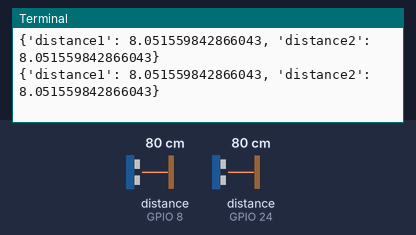
Recording of a program running on a simulated Raspberry Pi (BCM pin numbers). On the bench: the last lines printed to the terminal. The inputs (shaded band) are chosen by the test bench; at power-on: distance to the obstacle (sensors on GPIO 8, GPIO 24) 80 cm. The echo pulse lasts 58.3 µs per cm; the clock reads 2024-03-15 10:24:30 at power-on unless the program sets it.

Above: at 1.2 s.
1.3 s: distance to the obstacle (sensor on GPIO 8) set to 2 cm
At 2.6 s:
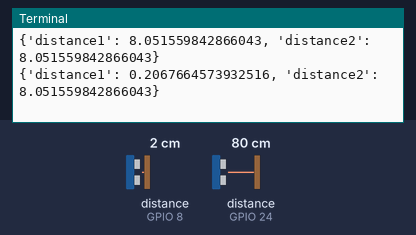
2.8 s: distance to the obstacle (sensor on GPIO 24) set to 2 cm
At 3.7 s:
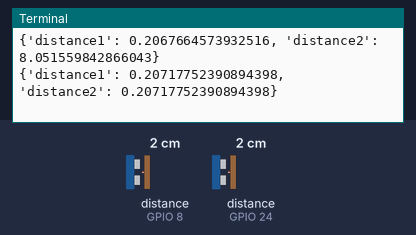
4.3 s: distance to the obstacle (sensor on GPIO 8) set to 4 cm
At 5.4 s:
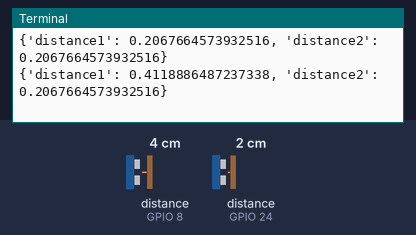
5.8 s: distance to the obstacle (sensor on GPIO 24) set to 4 cm
At 6.8 s:
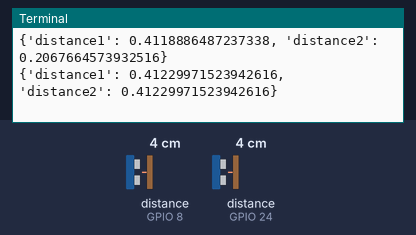
Timing chart, 0 to 8.3 s (numbered marks = the images above; inputs shaded):
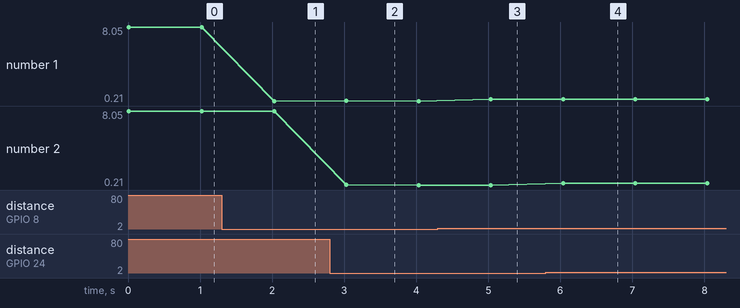

The program:

main.py
````python
# Part-8: Garage Stop Light
# nano garage_light.py

# ```
import RPi.GPIO as GPIO
import time

# cause breaking  the loop, pins will not get fully cleaned up.
GPIO.setwarnings(False)
GPIO.cleanup()
GPIO.setmode(GPIO.BCM)


TRIG1 = 7   # pin 26
ECHO1 = 8  # pin 24

TRIG2 = 23
ECHO2 = 24


# Setup trigger and echo pin
GPIO.setup(TRIG1, GPIO.OUT)
GPIO.setup(TRIG2, GPIO.OUT)
GPIO.setup(ECHO1, GPIO.IN)
GPIO.setup(ECHO2, GPIO.IN)


def each_distance(TRIG, ECHO):
    GPIO.output(TRIG, True)
    time.sleep(0.0001)
    GPIO.output(TRIG, False)
    while GPIO.input(ECHO) == False:
        start = time.time()
    while GPIO.input(ECHO) == True:
        end = time.time()
    sig_time = end-start
    # cm:
    distance = sig_time / 0.00058   # Inches: 0.000148
    # print('Distance: {} cm'.format(distance))
    return distance

def get_distance():
    distance1 = each_distance(TRIG1, ECHO1)
    distance2 = each_distance(TRIG2, ECHO2)
    return {'distance1': distance1, 'distance2': distance2}

if __name__ == "__main__":
    while True:
        print(get_distance())
        time.sleep(1)
````

Measured:
- after the input at 1.3 s, the terminal: prints a new line after 0.73 s (image 1)
- after the input at 2.8 s, the terminal: prints a new line after 0.23 s (image 2)
- after the input at 4.3 s, the terminal: prints a new line after 0.74 s (image 3)
- after the input at 5.8 s, the terminal: prints a new line after 0.24 s (image 4)
- plotted number 1: 8.05 → 0.21 after the input at 1.3 s, 0.21 → 0.41 after the input at 4.3 s
